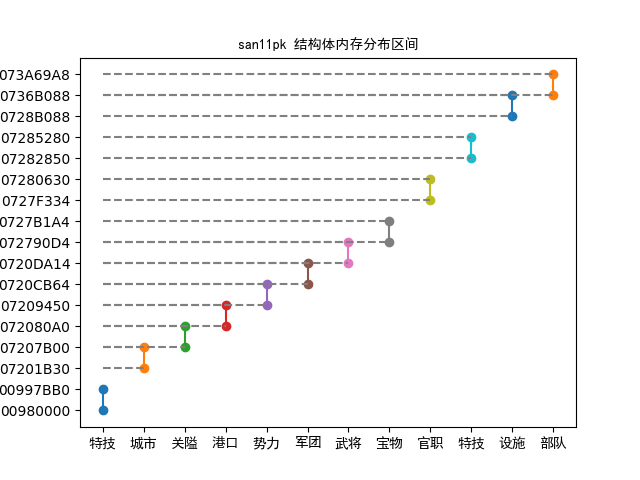

This figure's Python source:
import os
from collections import defaultdict

import matplotlib.pyplot as plt
import rich
import rich.table
from matplotlib.font_manager import FontProperties

# 本脚本所在目录
SCRIPT_DIR = os.path.dirname(os.path.abspath(__file__))


# 可视化
def visualize_arrays(arrays):
    # 使用支持中文的字体
    font = FontProperties(fname="C:/Windows/Fonts/simhei.ttf")  # 在Windows系统上使用SimHei字体

    fig, ax = plt.subplots()

    # 计算数组的总数
    num_arrays = len(arrays)

    # 设定x轴的位置，每个数组一个x值
    x_pos = range(num_arrays)

    # 画每个数组的起始和结束地址，并添加垂直虚线
    for i, (name, start, end) in enumerate(arrays):
        ax.plot([i, i], [start, end], marker="o", label=name)
        ax.hlines(start, 0, i, colors="gray", linestyles="dashed")
        ax.hlines(end, 0, i, colors="gray", linestyles="dashed")

    # 设置x轴的标签为数组名
    ax.set_xticks(x_pos)
    ax.set_xticklabels([name for name, start, end in arrays], fontproperties=font)

    # 设置y轴标签
    ax.set_ylabel("地址", fontproperties=font)

    # 添加标题
    ax.set_title("san11pk 结构体内存分布区间", fontproperties=font)

    # 保存图片
    plt.savefig("analyze_structs.png")

    # 显示图片
    plt.show()


def main():
    # 列出本脚本同目录下的所有txt文件
    txt_files = [f for f in os.listdir(SCRIPT_DIR) if f.endswith(".txt")]
    structs = []
    for txt_file in txt_files:
        with open(os.path.join(SCRIPT_DIR, txt_file), "r", encoding="utf-8") as f:
            struct = defaultdict(str)
            for line in f:
                if line.startswith("# struct_name_zh:"):
                    struct["struct_name_zh"] = line.split(":")[1].strip()
                if line.startswith("# start_addrs:"):
                    struct["start_addrs"] = line.split(":")[1].strip()
                if line.startswith("# end_addrs:"):
                    struct["end_addrs"] = line.split(":")[1].strip()
            for start, end in zip(struct["start_addrs"].split(","), struct["end_addrs"].split(",")):
                structs.append((struct["struct_name_zh"], start, end))

    # 按 start 地址排序
    structs.sort(key=lambda x: int(x[1], 16))

    # 用 rich 打印结果
    table = rich.table.Table(title="结构体列表")
    table.add_column("结构体名", style="cyan")
    table.add_column("起始地址", style="magenta")
    table.add_column("结束地址", style="green")
    for struct in structs:
        table.add_row(*struct)
    rich.print(table)

    # 将这些内存段可视化出来，并存为图片
    visualize_arrays(structs)


main()
